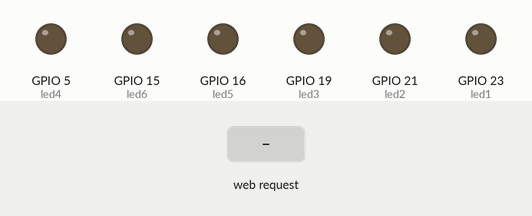
Recording of a sketch running on a simulated ESP32. On the bench: output pins drawn as LEDs (lit = HIGH). Inputs (shaded band) come from the test bench. WiFi joins after 1.5 s; servers stay silent unless stated; what the sketch prints to the serial monitor is not drawn.

Above: at 2.7 s.
2.8 s: HTTP request GET /led1/on received
At 3.7 s:
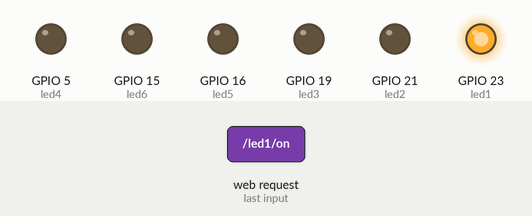
4.3 s: HTTP request GET /led2/on received
At 4.8 s:
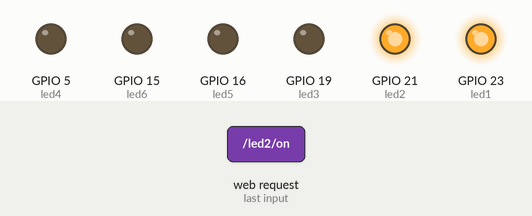
5.8 s: HTTP request GET /led1/off received
At 7.0 s:
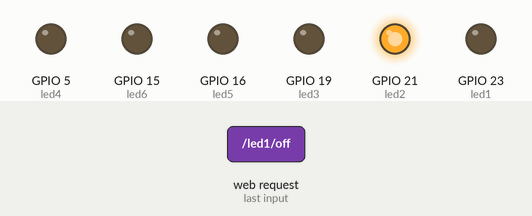
7.3 s: HTTP request GET /led3/on received
At 8.3 s:
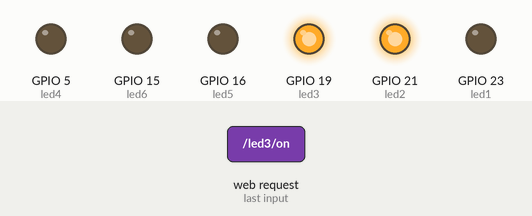
8.8 s: HTTP request GET /led2/off received
At 9.4 s:
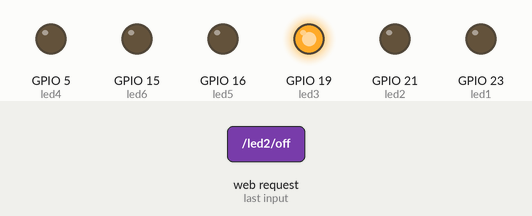
10.3 s: HTTP request GET /led4/on received
At 10.6 s:
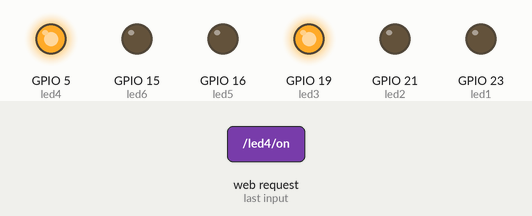
Timing chart, 0 to 12.8 s (numbered marks = the images above; inputs shaded):
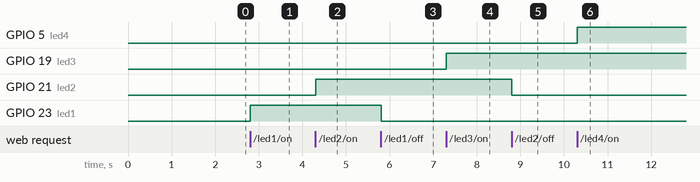

Measured:
- after the input at 2.8 s, GPIO 23 (led1): LOW → HIGH at once
- after the input at 4.3 s, GPIO 21 (led2): LOW → HIGH at once
- after the input at 5.8 s, GPIO 23 (led1): HIGH → LOW at once
- after the input at 7.3 s, GPIO 19 (led3): LOW → HIGH at once
- after the input at 8.8 s, GPIO 21 (led2): HIGH → LOW at once
- after the input at 10.3 s, GPIO 5 (led4): LOW → HIGH at once

The sketch:

luces_casa_examen_web_server.ino
```cpp
#include <WiFi.h>
#include <Wire.h> //I2C connection

// Replace with your network credentials
const char *ssid = "";
const char *password = "";

// Set web server port number to 80
WiFiServer server(80);

// Variable to store the HTTP request
String header;

// Current time
unsigned long currentTime = millis();
// Previous time
unsigned long previousTime = 0;
// Define timeout time in milliseconds (example: 2000ms = 2s)
const long timeoutTime = 2000;

int state1 = 0; // 0 off, 1 on
int state2 = 0;
int state3 = 0;
int state4 = 0;
int state5 = 0;
int state6 = 0;


int led1=23;//pin led
int led2=21;//pin led
int led3=19;//pin led
int led4=5;//pin led
int led5=16;//pin led
int led6=15;//pin led

void setup() {
   pinMode(led1,OUTPUT);
   pinMode(led2,OUTPUT);
   pinMode(led3,OUTPUT);
   pinMode(led4,OUTPUT);
   pinMode(led5,OUTPUT);
   pinMode(led6,OUTPUT);


   Wire.begin(18, 22);
   Serial.begin(115200);

     // Connect to Wi-Fi network with SSID and password
  Serial.print("Connecting to ");
  Serial.println(ssid);
  WiFi.begin(ssid, password);
  while (WiFi.status() != WL_CONNECTED)
  {
    delay(500);
    Serial.print(".");
  }
  // Print local IP address and start web server
  Serial.println("");
  Serial.println("WiFi connected.");
  Serial.println("IP address: ");
  Serial.println(WiFi.localIP());
  server.begin();
}

void loop() {
   WiFiClient client = server.available(); // Listen for incoming clients

  if (client)
  { // If a new client connects,
    currentTime = millis();
    previousTime = currentTime;
    Serial.println("New Client."); // print a message out in the serial port
    String currentLine = "";       // make a String to hold incoming data from the client
    while (client.connected() && currentTime - previousTime <= timeoutTime)
    { // loop while the client's connected
      currentTime = millis();
      if (client.available())
      {                         // if there's bytes to read from the client,
        char c = client.read(); // read a byte, then
        Serial.write(c);        // print it out the serial monitor
        header += c;
        if (c == '\n')
        { // if the byte is a newline character
          // if the current line is blank, you got two newline characters in a row.
          // that's the end of the client HTTP request, so send a response:
          if (currentLine.length() == 0)
          {
            // HTTP headers always start with a response code (e.g. HTTP/1.1 200 OK)
            // and a content-type so the client knows what's coming, then a blank line:
            client.println("HTTP/1.1 200 OK");
            client.println("Content-type:text/html");
            client.println("Connection: close");
            client.println();

            // turns the GPIOs on and off
            if (header.indexOf("GET /led1/on") >= 0)
            {
              state1 = 1;
              Serial.println("Led ON");
              LED();

            }
            else if (header.indexOf("GET /led1/off") >= 0)
            {
              state1 = 0;
              Serial.println("Led OFF");
              LED_Apagada();
                       }
                        // turns the GPIOs on and off
            if (header.indexOf("GET /led2/on") >= 0)
            {
              state2 = 1;
              Serial.println("Led ON");
              LED_2();

            }
            else if (header.indexOf("GET /led2/off") >= 0)
            {
              state2 = 0;
              Serial.println("Led OFF");
              LED_Apagada2();
                       }
                        // turns the GPIOs on and off
            if (header.indexOf("GET /led3/on") >= 0)
            {
              state3 = 1;
              Serial.println("Led ON");
              LED_3();

            }
            else if (header.indexOf("GET /led3/off") >= 0)
            {
              state3 = 0;
              Serial.println("Led OFF");
              LED_Apagada3();
                       }
                        // turns the GPIOs on and off
            if (header.indexOf("GET /led4/on") >= 0)
            {
              state4 = 1;
              Serial.println("Led ON");
              LED_4();

            }
            else if (header.indexOf("GET /led4/off") >= 0)
            {
              state4 = 0;
              Serial.println("Led OFF");
              LED_Apagada4();
                       }
                        // turns the GPIOs on and off
            if (header.indexOf("GET /led5/on") >= 0)
            {
              state5 = 1;
              Serial.println("Led ON");
              LED_5();

            }
            else if (header.indexOf("GET /led5/off") >= 0)
            {
              state5 = 0;
              Serial.println("Led OFF");
              LED_Apagada5();
                       }
                        // turns the GPIOs on and off
            if (header.indexOf("GET /led6/on") >= 0)
            {
              state6 = 1;
              Serial.println("Led ON");
              LED_6();

            }
            else if (header.indexOf("GET /led6/off") >= 0)
            {
              state6 = 0;
              Serial.println("Led OFF");
              LED_Apagada6();
                       }


            // Display the HTML web page
            client.println("<!DOCTYPE html><html>");
            client.println("<head><meta name=\"viewport\" content=\"width=device-width, initial-scale=1\">");
            client.println("<link rel=\"icon\" href=\"data:,\">");
            // CSS to style the on/off buttons
            // Feel free to change the background-color and font-size attributes to fit your preferences
            //led 1
            client.println("<style>html { font-family: Helvetica; display: inline-block; margin: 0px auto; text-align: center;}");
            client.println(".button { background-color: #2F32F3; border: none; color: white; padding: 16px 40px;");
            client.println("text-decoration: none; font-size: 30px; margin: 2px; cursor: pointer;}");
            client.println(".button2 {background-color: #FF4D8E;}</style></head>");
           //led 2
           client.println("<style>html { font-family: Helvetica; display: inline-block; margin: 0px auto; text-align: center;}");
            client.println(".button3 { background-color: #2F32F3; border: none; color: white; padding: 16px 40px;");
            client.println("text-decoration: none; font-size: 30px; margin: 2px; cursor: pointer;}");
            client.println(".button4 {background-color: #FF4D8E;}</style></head>");
            //led 3
            client.println("<style>html { font-family: Helvetica; display: inline-block; margin: 0px auto; text-align: center;}");
            client.println(".button5 { background-color: #2F32F3; border: none; color: white; padding: 16px 40px;");
            client.println("text-decoration: none; font-size: 30px; margin: 2px; cursor: pointer;}");
            client.println(".button6 {background-color: #FF4D8E;}</style></head>");
            //led 4
            client.println("<style>html { font-family: Helvetica; display: inline-block; margin: 0px auto; text-align: center;}");
            client.println(".button7 { background-color: #2F32F3; border: none; color: white; padding: 16px 40px;");
            client.println("text-decoration: none; font-size: 30px; margin: 2px; cursor: pointer;}");
            client.println(".button8 {background-color: #FF4D8E;}</style></head>");
            //led 5
            client.println("<style>html { font-family: Helvetica; display: inline-block; margin: 0px auto; text-align: center;}");
            client.println(".button9 { background-color: #2F32F3; border: none; color: white; padding: 16px 40px;");
            client.println("text-decoration: none; font-size: 30px; margin: 2px; cursor: pointer;}");
            client.println(".button10 {background-color: #FF4D8E;}</style></head>");
            //led 6
            client.println("<style>html { font-family: Helvetica; display: inline-block; margin: 0px auto; text-align: center;}");
            client.println(".button11 { background-color: #2F32F3; border: none; color: white; padding: 16px 40px;");
            client.println("text-decoration: none; font-size: 30px; margin: 2px; cursor: pointer;}");
            client.println(".button12 {background-color: #FF4D8E;}</style></head>");

            client.println("<body><h1>Mi ESP32 Web Server</h1>");

            if (state1 == 1)
            {
              client.println("<p>Led 1 Encendida</p>");
              client.println("<p><a href=\"/led1/off\"><button class=\"button\">OFF </button></a></p>");


            }
            else
            {
              client.println("<p>Led 1 Apagada</p>");
              client.println("<p><a href=\"/led1/on\"><button class=\"button  button2\">ON</button></a></p>");


            }
            if (state2 == 1)
            {
              client.println("<p>Led 2 Encendida</p>");
              client.println("<p><a href=\"/led2/off\"><button class=\"button3\">OFF</button></a></p>");


            }
            else
            {
              client.println("<p>Led 2 Apagada</p>");
              client.println("<p><a href=\"/led2/on\"><button class=\"button3 button4\">ON</button></a></p>");


            }
            if (state3 == 1)
            {
              client.println("<p>Led 3 Encendida</p>");
              client.println("<p><a href=\"/led3/off\"><button class=\"button5 \">OFF</button></a></p>");


            }
            else
            {
              client.println("<p>Led 3 Apagada</p>");
              client.println("<p><a href=\"/led3/on\"><button class=\"button5 button6\">ON</button></a></p>");


            }
            if (state4 == 1)
            {
              client.println("<p>Led 4 Encendida</p>");
              client.println("<p><a href=\"/led4/off\"><button class=\"button7 \">OFF</button></a></p>");


            }
            else
            {
              client.println("<p>Led 4 Apagada</p>");
              client.println("<p><a href=\"/led4/on\"><button class=\"button7 button8\">ON</button></a></p>");


            }
            if (state5 == 1)
            {
              client.println("<p>Led 5 Encendida</p>");
              client.println("<p><a href=\"/led5/off\"><button class=\"button9 \">OFF</button></a></p>");


            }
            else
            {
              client.println("<p>Led 5 Apagada</p>");
              client.println("<p><a href=\"/led5/on\"><button class=\"button9 button10\">ON</button></a></p>");


            }
            if (state6 == 1)
            {
              client.println("<p>Led 6 Encendida</p>");
              client.println("<p><a href=\"/led6/off\"><button class=\"button11\">OFF</button></a></p>");


            }
            else
            {
              client.println("<p>Led 6 Apagada</p>");
              client.println("<p><a href=\"/led6/on\"><button class=\"button11 button12\">ON</button></a></p>");


            }

            client.println("</body></html>");

            // The HTTP response ends with another blank line
            client.println();
            // Break out of the while loop
            break;
          }
          else
          { // if you got a newline, then clear currentLine
            currentLine = "";
          }
        }
        else if (c != '\r')
        {                   // if you got anything else but a carriage return character,
          currentLine += c; // add it to the end of the currentLine
        }
      }
    }
    // Clear the header variable
    header = "";
    // Close the connection
    client.stop();
    Serial.println("Client disconnected.");
    Serial.println("");
  }

}

void LED(){
 digitalWrite(led1,HIGH);
}

void LED_Apagada(){
  digitalWrite(led1,LOW);
}
void LED_2(){
 digitalWrite(led2,HIGH);
}

void LED_Apagada2(){
  digitalWrite(led2,LOW);
}
void LED_3(){
 digitalWrite(led3,HIGH);
}

void LED_Apagada3(){
  digitalWrite(led3,LOW);
}
void LED_4(){
 digitalWrite(led4,HIGH);
}

void LED_Apagada4(){
  digitalWrite(led4,LOW);
}
void LED_5(){
 digitalWrite(led5,HIGH);
}

void LED_Apagada5(){
  digitalWrite(led5,LOW);
}
void LED_6(){
 digitalWrite(led6,HIGH);
}

void LED_Apagada6(){
  digitalWrite(led6,LOW);
}
```
